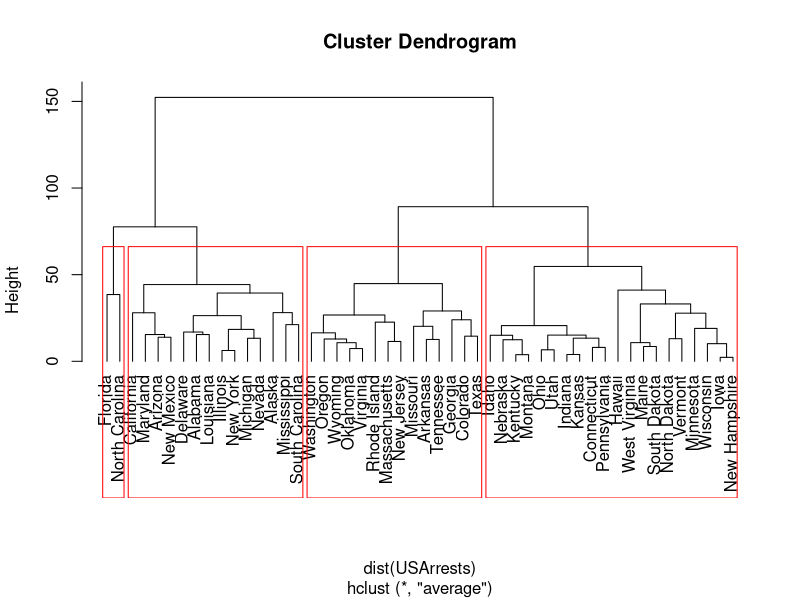
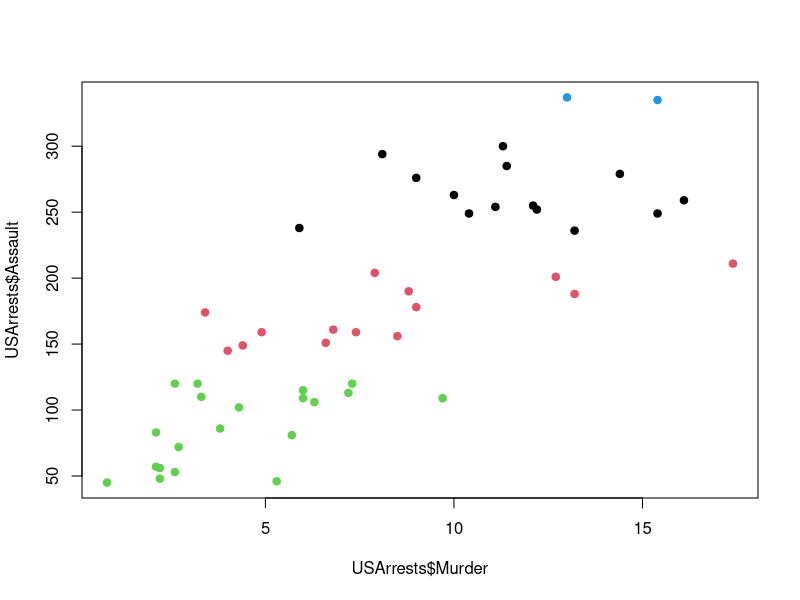
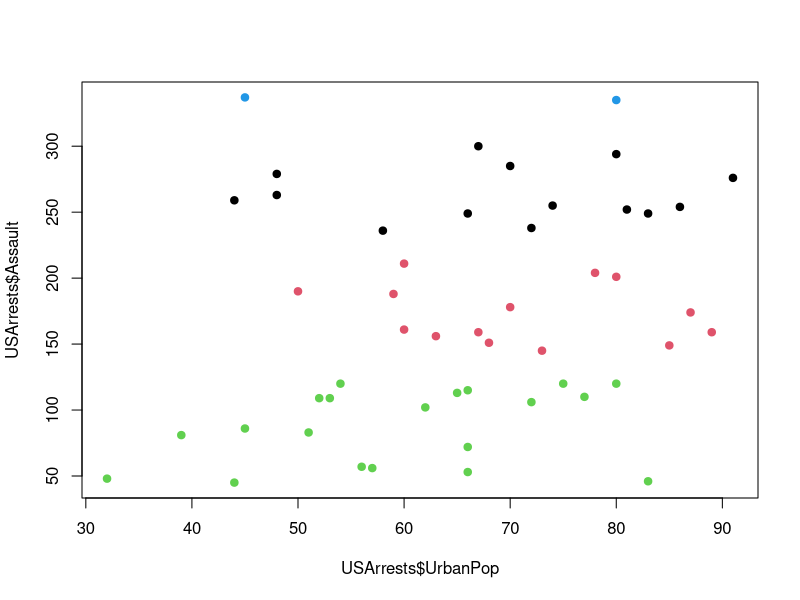
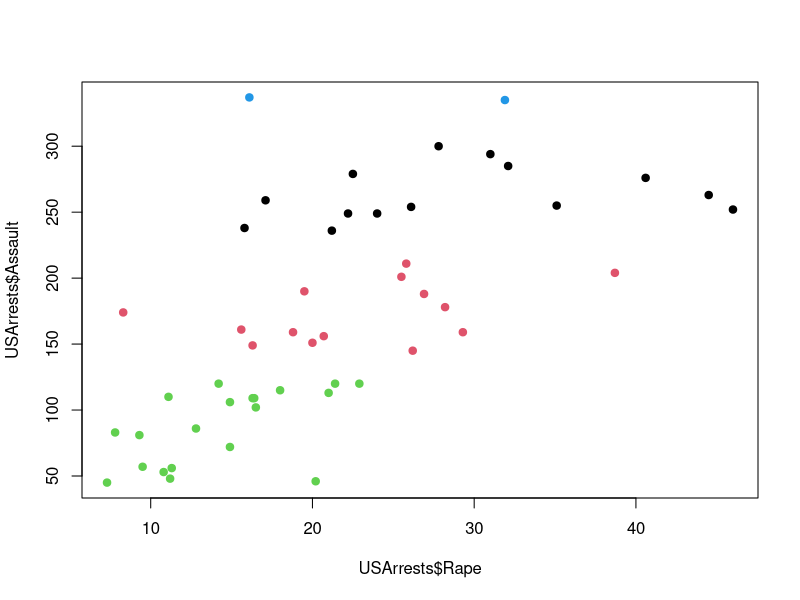
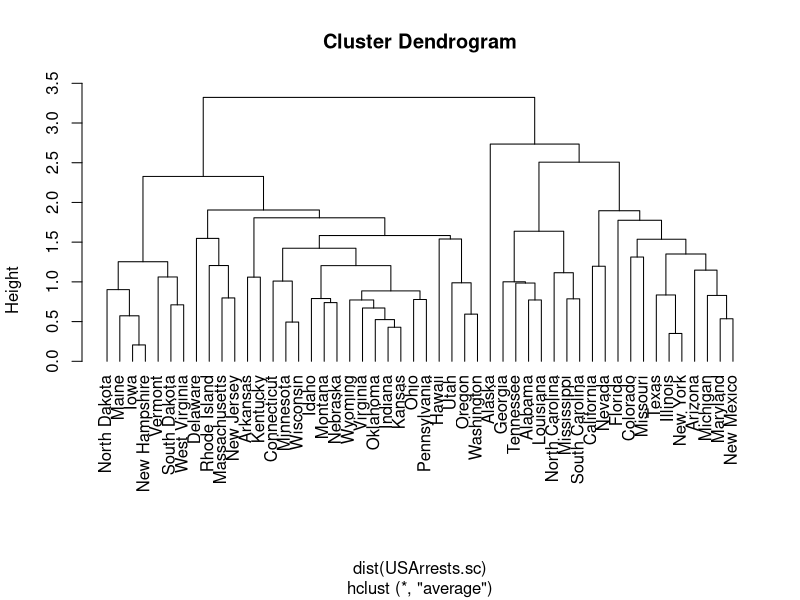
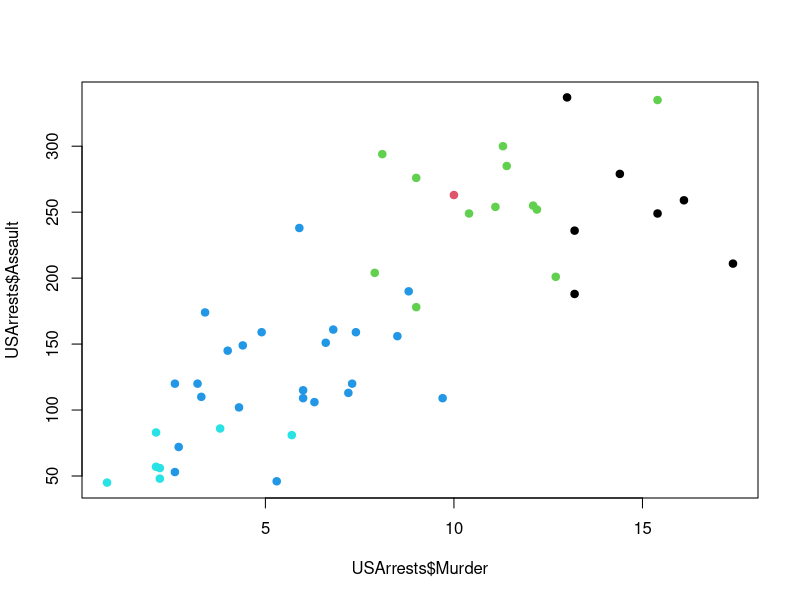
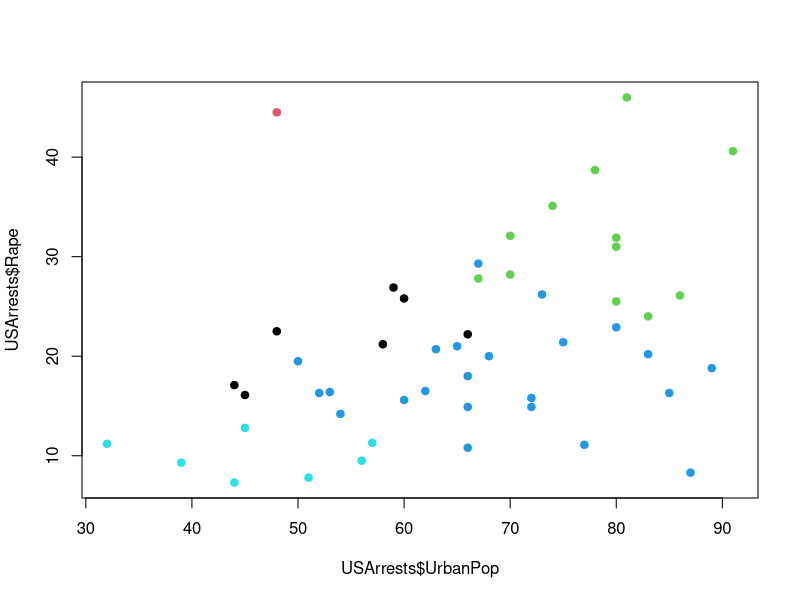
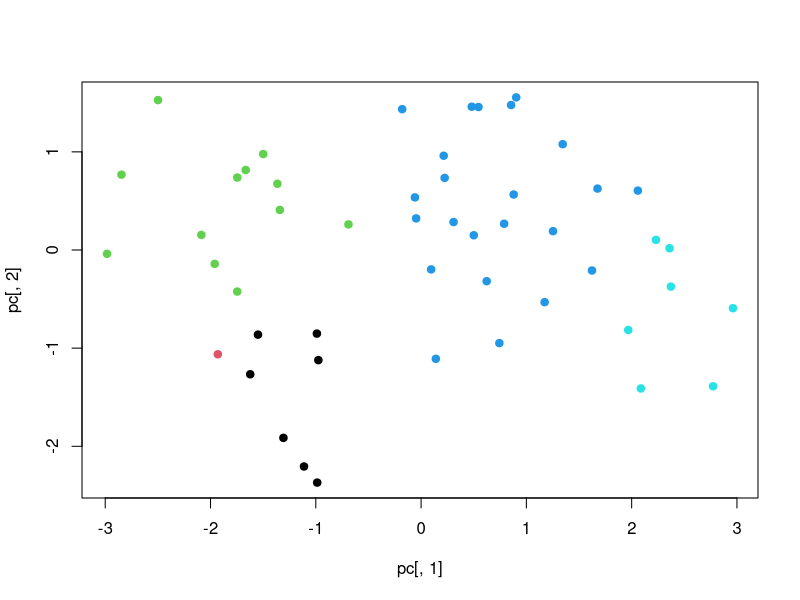

Source code (R) for these figures, in order:
###########################
library(MASS)
  # knihovna s nastroji mnohorozmerne statistiky

## Diskriminacni analyza
Iris <- data.frame(rbind(iris3[,,1], iris3[,,2], iris3[,,3]),Sp = rep(c("s","c","v"), rep(50,3)))
  # databaze o trech druzich kosatcu: Setosa (s), Versicolour (c), Virginica (v)
  # mereny jsou 4 ukazatele: sepal length & width, petal length & width
  #	kalisni a okvetni listek, vzdy delka a sirka
train <- sample(1:150, 75)
  # nahodny vyber 75 rostlin z cele databaze
table(Iris$Sp[train])
  # vstupni data do diskriminacni analyzy ... rostliny, u nichz presne zname druh
(z <- lda(Sp ~ ., Iris, prior = c(1,1,1)/3, subset = train))
  # linearni diskriminacni analyza
  # vystup: vstupni (apriori) pravdepodobnosti ... jake je ocekavane zastoupeni skupin v populaci 
  #	prumery promennych ve skupinach a koeficienty linearnich diskriminacnich funkci
predict(z, Iris[-train, ])$x
  # vysledne hodnoty diskriminacnich funkci
predict(z, Iris[-train, ])$posterior
  # pravdepodobnosti zarazeni do jednotlivych populaci
predict(z, Iris[-train, ])$class
  # na zaklade vytvorene klasifikacni funkce priradi nova mereni do skupin
  #	vybere idealni skupinu + vypocte pravdespodobnosti s nimiz do jednotlivych skupin patri
table(Iris[-train,"Sp"],predict(z, Iris[-train, ])$class)
  # klasifikacni tabulka, jak dobre se trefil: v radcich skutecne hodnoty, ve sloupcich predikce

#########################
### Samostatne

# vyzkousejte si na datech z bipsie
data("biopsy")
  # jak vypada diskriminacni funkce rozlisujici zhoubny a nezhoubny nador

#########################
## Shlukova analyza

# budem delit americke staty do skupin na zaklade 4 ukazatelu: vrazdy, napadeni, populace, znasilneni
hc <- hclust(dist(USArrests), "ave")
  # hierarchicke clusterovani metodou average linkage
  # vstupem je matice vzdalenosti jednotlivych bodu
plot(hc, hang = -1)
  # nakresleni dendrogramu - postup, jak shlukuje
  #	nejprve ma kazde pozorovani svou vlastni skupinu, a ty se pak spojuji do vetsich celku
  #	mozny je i obraceny postup, tj. od jedne velke skupiny k mnoha malym
seg<-cutree(hc,k=4)
  # rozdeli data do 4 skupin
rect.hclust(hc, k=4, border="red")
  # mohu si nechat zobrazit skupiny do dendrogramu

# Jak vypadaji segmenty v datech?
  # v datech mam jen 4 promenne, mohu si nechat vykreslit
plot(USArrests$Murder,USArrests$Assault,col=seg,pch=19)
plot(USArrests$UrbanPop,USArrests$Assault,col=seg,pch=19)
plot(USArrests$Rape,USArrests$Assault,col=seg,pch=19)
  # pro segmentaci je klicova promenna Assault - proc?

USArrests.sc<-scale(USArrests)
  # spocitame standardiyovane promenne
hc.sc <- hclust(dist(USArrests.sc), "ave")
plot(hc.sc, hang = -1)
  # zde jsou videt 2 velke skupiny nebo 5 mensich
seg.sc<-cutree(hc.sc,k=5)
  # rozdeli data do 5 skupin
table(seg,seg.sc)
  # dame-li vsem promennym stejnou vahu, rozdeli se mi staty jinak

plot(USArrests$Murder,USArrests$Assault,col=seg.sc,pch=19)
plot(USArrests$UrbanPop,USArrests$Rape,col=seg.sc,pch=19)
  # zde je videt odlehla Aljaska

# vykresleni skupin v prvnich dvou hlavnich komponentach
pc<-prcomp(USArrests,scale=T)$x
plot(pc[,1],pc[,2],col=seg.sc,pch=19)

# V praxi se casteji pouziva metoda complete linkage
hc.sc2 <- hclust(dist(USArrests.sc))
plot(hc.sc2, hang = -1)
    # zde mi dendogram jasne deli data na 4 skupiny
seg.sc2<-cutree(hc.sc2,k=4)
  # rozdeli data do 4 skupin
table(seg,seg.sc2)
table(seg.sc,seg.sc2)
  # kontrola, jak vznikle skupiny souhlasi s predchozimi delenimi

# Zakresleni aktualniho deleni do skupin
plot(USArrests$Murder,USArrests$Assault,col=seg.sc2,pch=19)
plot(USArrests$UrbanPop,USArrests$Rape,col=seg.sc2,pch=19)
plot(pc[,1],pc[,2],col=seg.sc2,pch=19)
  # nahlavnich komponentachvychazi pekne

# je mozne vysledne segmenty popsat pomoci puvodnich promennych
tapply(USArrests$Murder,as.factor(seg.sc2),mean)
tapply(USArrests$Assault,as.factor(seg.sc2),mean)
tapply(USArrests$UrbanPop,as.factor(seg.sc2),mean)
tapply(USArrests$Rape,as.factor(seg.sc2),mean)
  # pro vybranou promennou spocita prumery za jednotlive shluky

# K-means clustering
require(graphics)

seg.km <- kmeans(USArrests.sc, 4)
table(seg.sc2,seg.km$cluster)
  # jak vychazi metoda K-means v porovnani s hierarchickym shlukovanim
plot(USArrests$Murder,USArrests$Assault,col=seg.km$cluster,pch=19)
plot(USArrests$UrbanPop,USArrests$Rape,col=seg.km$cluster,pch=19)
plot(pc[,1],pc[,2],col=seg.km$cluster,pch=19)
  # rozlozeni do skupin je velmi podobne
seg.km$centers
  # vidime stredy shluku u standardizovanych promennych

#########################
### Samostatne

# vyzkousejte si na datech o krabech
data("crabs")
  # segmentujte na zaklade ciselnych promennych (4.-8. sloupec)
  # nebyla by lepsi segmentace na zaklade hlavnich komponent?

#########################

## Kanonicka korelace
#	korelace mezi dvema skupinami promennych
# pracujme s charakteristikami statu: osobni uspory, podil populace do 15 let,
#	podil populace nad 75 let, prijem na obyvatele, narust prijmu na obyvatele
# rozdelime promenne do skupin: populacni podily, ekonomicke charakteristiky
pop <- LifeCycleSavings[, 2:3]
oec <- LifeCycleSavings[, -(2:3)]
cancor(pop, oec)
  # vypocet kanonickych korelaci
  #	na vystupu jsou kanonicke korelace (jejich pocet je stejny jako 
  #	pocet promennych v mensi skupine), koeficienty kanonickych promennych
  #	prumery promennych

#########################
### Samostatne

# Souvisi zasah policie s kriminalitou? 
#   Zasah policie popisuji promenne Po1 a Po2 a kriminalitu promenne Prob, Time a y.

# Souvisi nezamestnanost s kriminalitou?
#   Nezamestnanost popisuji promenne U1 a U2.

#########################
## Korespondencni analyza
#	zpusob, jak graficky znazornit vztah mezi dvema kategorickymi promennymi
library(ca)
data("author")
  # prodej knih v knihkupectvich
fit<-ca(author)
print(fit)			# zakladni vystupy
  # chi-kvadrat, inertia, souradnice
summary(fit) 		# dalsi vystupy
plot(fit) 			# zakladni graf
  # body, ktere jsou k sobe blizko si jsou podobne
plot(fit, mass = TRUE, contrib = "absolute", map ="rowgreen", arrows = c(FALSE, TRUE)) 
  # graf se sipkama

data(smoke)
  # fiktivni data o koureni ve firme
fit2 <- ca(smoke)
plot(fit2)
  # oddeleni SE kouri nejmene a JM naopak nejvice
summary(fit2)
